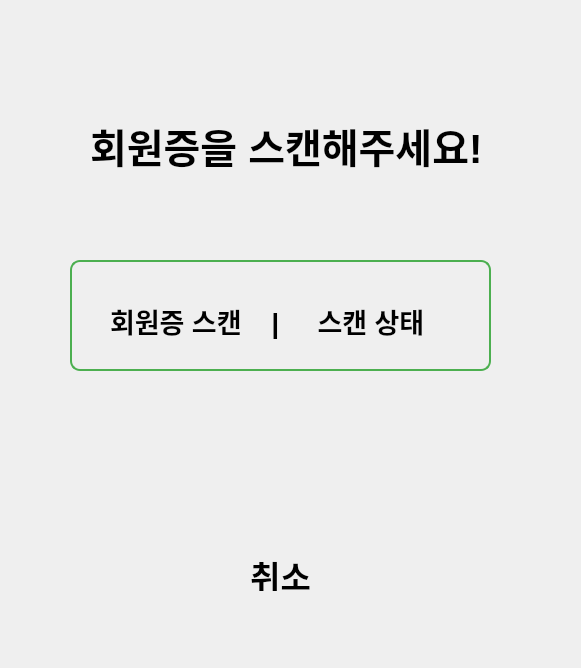
<?xml version="1.0" encoding="UTF-8"?>
<ui version="4.0">
 <class>BookLoan</class>
 <widget class="QDialog" name="BookLoan">
  <property name="geometry">
   <rect>
    <x>0</x>
    <y>0</y>
    <width>581</width>
    <height>668</height>
   </rect>
  </property>
  <property name="windowTitle">
   <string>Dialog</string>
  </property>
  <widget class="QLabel" name="scanHeadL">
   <property name="geometry">
    <rect>
     <x>90</x>
     <y>50</y>
     <width>411</width>
     <height>191</height>
    </rect>
   </property>
   <property name="font">
    <font>
     <pointsize>30</pointsize>
     <bold>true</bold>
    </font>
   </property>
   <property name="whatsThis">
    <string>&lt;html&gt;&lt;head/&gt;&lt;body&gt;&lt;p align=&quot;center&quot;&gt;&lt;br/&gt;&lt;/p&gt;&lt;/body&gt;&lt;/html&gt;</string>
   </property>
   <property name="text">
    <string>회원증을 스캔해주세요!</string>
   </property>
  </widget>
  <widget class="QFrame" name="TextFram">
   <property name="geometry">
    <rect>
     <x>70</x>
     <y>260</y>
     <width>421</width>
     <height>111</height>
    </rect>
   </property>
   <property name="styleSheet">
    <string notr="true">border: 2px solid #4CAF50;
 border-radius: 10px;</string>
   </property>
   <property name="frameShape">
    <enum>QFrame::Shape::StyledPanel</enum>
   </property>
   <property name="frameShadow">
    <enum>QFrame::Shadow::Raised</enum>
   </property>
   <widget class="QLabel" name="scanLabel">
    <property name="geometry">
     <rect>
      <x>40</x>
      <y>30</y>
      <width>171</width>
      <height>61</height>
     </rect>
    </property>
    <property name="font">
     <font>
      <pointsize>20</pointsize>
      <bold>true</bold>
     </font>
    </property>
    <property name="styleSheet">
     <string notr="true">border: none;</string>
    </property>
    <property name="text">
     <string>회원증 스캔    |</string>
    </property>
   </widget>
   <widget class="QLabel" name="scanStatusL">
    <property name="geometry">
     <rect>
      <x>240</x>
      <y>30</y>
      <width>121</width>
      <height>61</height>
     </rect>
    </property>
    <property name="font">
     <font>
      <pointsize>20</pointsize>
      <bold>true</bold>
     </font>
    </property>
    <property name="styleSheet">
     <string notr="true">border: none;</string>
    </property>
    <property name="text">
     <string> 스캔 상태</string>
    </property>
   </widget>
  </widget>
  <widget class="QPushButton" name="cancelBtn">
   <property name="geometry">
    <rect>
     <x>160</x>
     <y>550</y>
     <width>241</width>
     <height>51</height>
    </rect>
   </property>
   <property name="font">
    <font>
     <pointsize>25</pointsize>
     <bold>true</bold>
    </font>
   </property>
   <property name="styleSheet">
    <string notr="true">border: 2px solid 000000;
border-radius: 10px;
padding: 10px 20px;</string>
   </property>
   <property name="text">
    <string>취소</string>
   </property>
  </widget>
 </widget>
 <resources/>
 <connections/>
</ui>
